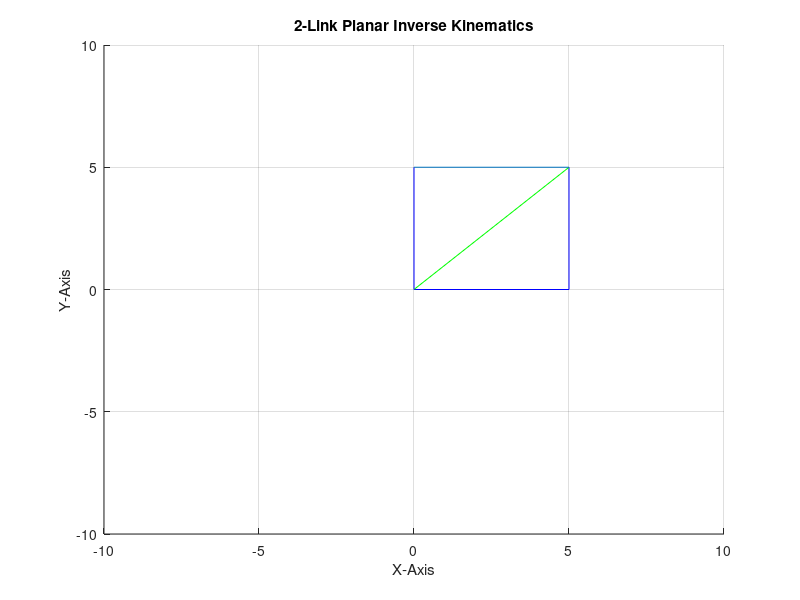

Reproduce this figure in MATLAB.
clc;
close all;
lengthlink1 = 'Length of First Link: \n';
lengthlink2 = 'Length of Second Link: \n';
posendx = 'Position of End Effecter X: \n';
posendy = 'Position of End Effecter Y: \n';

a = input(lengthlink1);
b = input(lengthlink2);
c = input(posendx);
d = input(posendy);


    
z = sqrt((c^2) + (d^2));
if (z < (a + b));
A = acosd((a^2 + b^2 - z^2)/(2*a*b));
B = acosd((a^2 + z^2 - b^2)/(2*a*z));
one = atan2d(d,c) - B;
two = 180 - A;
oneprime = atan2d(d,c) + B;
twoprime = -(180 - A);

fprintf('Theta1:');
fprintf('%f\n',one);
fprintf('Theta2:');
fprintf('%f\n',two);
fprintf('OR\n');
fprintf('Theta1:');
fprintf('%f\n',oneprime);
fprintf('Theta2:');
fprintf('%f\n',twoprime);
maxaxis = a + b;
x = a*cosd(one);
y = a*sind(one);
v = a*cosd(oneprime);
w = a*sind(oneprime);
line ([0 x],[0 y],'color','b')
line ([x c],[y d],'color','b')
line ([0 c],[0 d],'color','g')
line ([0 v],[0 w],'color','b')
line ([v c],[w d])
axis([-maxaxis maxaxis -maxaxis maxaxis])
title('2-Link Planar Inverse Kinematics')
xlabel('X-Axis')
ylabel('Y-Axis')
grid on

else
    disp('****Youre Entering Invalid Data****');
end


disp('Type [TwoLinkInverseTrigo] in Command Window to Input again :)')

clear all

